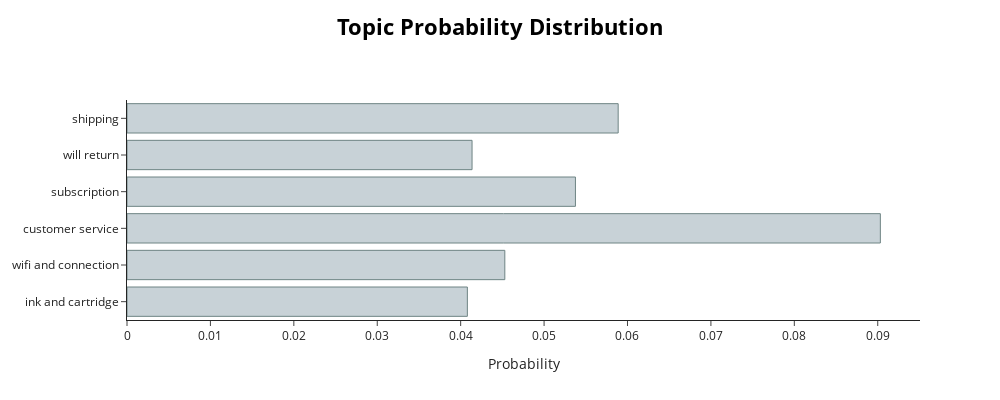

The cell this chart's notebook holds for it:
### Code cell
print(corpus[1266])
topic_model.visualize_distribution(topic_model.probabilities_[
                                   1266], min_probability=0.04, custom_labels=True, width=1000, height=400)

### Figure 1 — Plotly figure (JSON) as saved in the notebook; plotly's stock layout.template omitted (floating-point values rounded to 4 significant figures)
{"data": [{"marker": {"color": "#C8D2D7", "line": {"color": "#6E8484", "width": 1}}, "orientation": "h", "type": "bar", "x": [0.0408, 0.04529, 0.09031, 0.05376, 0.04137, 0.05888], "y": ["ink and cartridge", "wifi and connection", "customer service", "subscription", "will return", "shipping"]}], "layout": {"height": 400, "hoverlabel": {"bgcolor": "white", "font": {"family": "Rockwell", "size": 16}}, "title": {"font": {"color": "Black", "size": 22}, "text": "<b>Topic Probability Distribution</b>", "x": 0.5, "xanchor": "center", "y": 0.95, "yanchor": "top"}, "width": 1000, "xaxis": {"title": {"text": "Probability"}}}}
